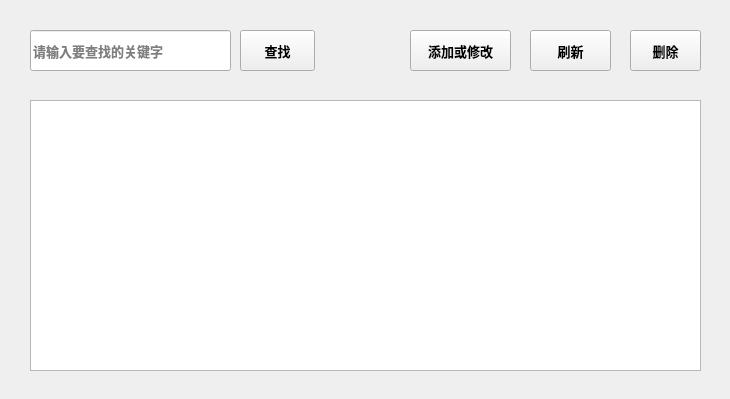
<?xml version="1.0" encoding="UTF-8"?>
<ui version="4.0">
 <class>Admin_User</class>
 <widget class="QWidget" name="Admin_User">
  <property name="geometry">
   <rect>
    <x>0</x>
    <y>0</y>
    <width>730</width>
    <height>399</height>
   </rect>
  </property>
  <property name="windowTitle">
   <string>用户管理</string>
  </property>
  <widget class="QPushButton" name="pushButton_usrf">
   <property name="geometry">
    <rect>
     <x>530</x>
     <y>30</y>
     <width>81</width>
     <height>41</height>
    </rect>
   </property>
   <property name="font">
    <font>
     <family>微软雅黑</family>
     <pointsize>10</pointsize>
     <weight>75</weight>
     <bold>true</bold>
    </font>
   </property>
   <property name="text">
    <string>刷新</string>
   </property>
  </widget>
  <widget class="QLineEdit" name="lineEdit_usfind">
   <property name="geometry">
    <rect>
     <x>30</x>
     <y>30</y>
     <width>201</width>
     <height>41</height>
    </rect>
   </property>
   <property name="font">
    <font>
     <family>微软雅黑</family>
     <pointsize>10</pointsize>
     <weight>75</weight>
     <bold>true</bold>
    </font>
   </property>
   <property name="placeholderText">
    <string>请输入要查找的关键字</string>
   </property>
  </widget>
  <widget class="QPushButton" name="pushButton_usdelete">
   <property name="geometry">
    <rect>
     <x>630</x>
     <y>30</y>
     <width>71</width>
     <height>41</height>
    </rect>
   </property>
   <property name="font">
    <font>
     <family>微软雅黑</family>
     <pointsize>10</pointsize>
     <weight>75</weight>
     <bold>true</bold>
    </font>
   </property>
   <property name="text">
    <string>删除</string>
   </property>
  </widget>
  <widget class="QTableView" name="tableView">
   <property name="geometry">
    <rect>
     <x>30</x>
     <y>100</y>
     <width>671</width>
     <height>271</height>
    </rect>
   </property>
  </widget>
  <widget class="QPushButton" name="pushButton_usadd">
   <property name="geometry">
    <rect>
     <x>410</x>
     <y>30</y>
     <width>101</width>
     <height>41</height>
    </rect>
   </property>
   <property name="font">
    <font>
     <family>微软雅黑</family>
     <pointsize>10</pointsize>
     <weight>75</weight>
     <bold>true</bold>
    </font>
   </property>
   <property name="text">
    <string>添加或修改</string>
   </property>
  </widget>
  <widget class="QPushButton" name="pushButton_usfind">
   <property name="geometry">
    <rect>
     <x>240</x>
     <y>30</y>
     <width>75</width>
     <height>41</height>
    </rect>
   </property>
   <property name="font">
    <font>
     <family>微软雅黑</family>
     <pointsize>10</pointsize>
     <weight>75</weight>
     <bold>true</bold>
    </font>
   </property>
   <property name="text">
    <string>查找</string>
   </property>
  </widget>
 </widget>
 <resources/>
 <connections/>
</ui>
